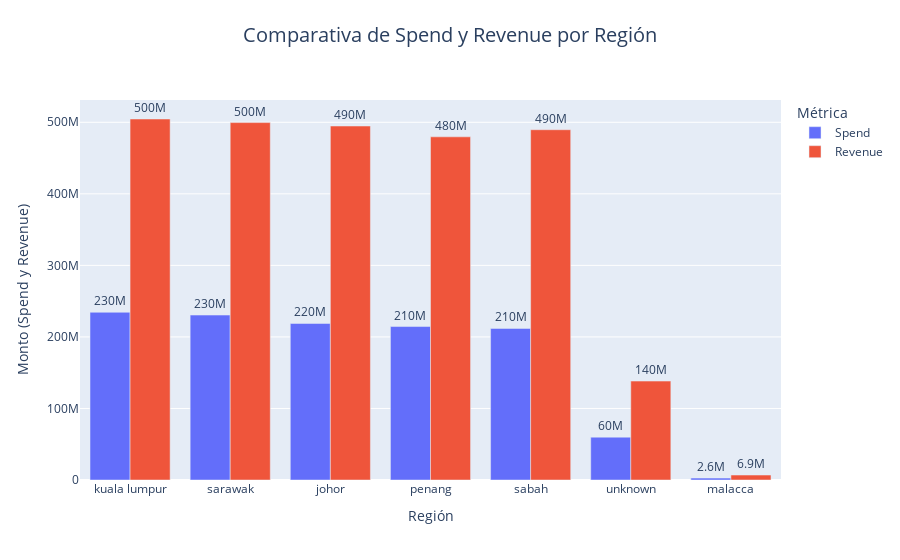

This figure's notebook cell:
### Code cell
# Agrupar los datos por 'Region' y sumar 'Spend' y 'Revenue'
df_grouped = df2.groupby('Region').agg({
    'Spend': 'sum',
    'Revenue': 'sum'
}).reset_index()

# Ordenar el DataFrame por 'Spend' de mayor a menor
df_grouped = df_grouped.sort_values(by='Spend', ascending=False)

# Crear el gráfico de barras comparativo
fig = px.bar(
    df_grouped,
    x='Region',
    y=['Spend', 'Revenue'],
    title='Comparativa de Spend y Revenue por Región',
    labels={
        'Region': 'Región',
        'value': 'Monto (Spend y Revenue)',
        'variable': 'Métrica'
    },
    barmode='group'
)

# Añadir etiquetas de valor encima de las barras
fig.update_traces(texttemplate='%{y:.2s}', textposition='outside')

# Mejorar la visualización
fig.update_layout(
    xaxis_title='Región',
    yaxis_title='Monto (Spend y Revenue)',
    legend_title='Métrica',
    title={
        'y': 0.95,
        'x': 0.5,
        'xanchor': 'center',
        'yanchor': 'top'
    },
    title_font_size=20,
    uniformtext_minsize=8,
    uniformtext_mode='hide'
)

# Rotar etiquetas del eje X para mejor legibilidad
fig.update_xaxes(tickangle=0)

# Mostrar el gráfico
fig.show()

### Figure 1 — Plotly figure (JSON) as saved in the notebook; plotly's stock layout.template omitted (floating-point values rounded to 4 significant figures)
{"data": [{"alignmentgroup": "True", "hovertemplate": "Métrica=Spend<br>Región=%{x}<br>Monto (Spend y Revenue)=%{y}<extra></extra>", "legendgroup": "Spend", "marker": {"color": "#636efa", "pattern": {"shape": ""}}, "name": "Spend", "offsetgroup": "Spend", "orientation": "v", "showlegend": true, "textposition": "outside", "texttemplate": "%{y:.2s}", "type": "bar", "x": ["kuala lumpur", "sarawak", "johor", "penang", "sabah", "unknown", "malacca"], "xaxis": "x", "y": [234400000.0, 230500000.0, 218800000.0, 214500000.0, 211900000.0, 59890000.0, 2636000.0], "yaxis": "y"}, {"alignmentgroup": "True", "hovertemplate": "Métrica=Revenue<br>Región=%{x}<br>Monto (Spend y Revenue)=%{y}<extra></extra>", "legendgroup": "Revenue", "marker": {"color": "#EF553B", "pattern": {"shape": ""}}, "name": "Revenue", "offsetgroup": "Revenue", "orientation": "v", "showlegend": true, "textposition": "outside", "texttemplate": "%{y:.2s}", "type": "bar", "x": ["kuala lumpur", "sarawak", "johor", "penang", "sabah", "unknown", "malacca"], "xaxis": "x", "y": [504600000.0, 499600000.0, 494800000.0, 479700000.0, 489600000.0, 138300000.0, 6918321], "yaxis": "y"}], "layout": {"barmode": "group", "legend": {"title": {"text": "Métrica"}, "tracegroupgap": 0}, "title": {"font": {"size": 20}, "text": "Comparativa de Spend y Revenue por Región", "x": 0.5, "xanchor": "center", "y": 0.95, "yanchor": "top"}, "uniformtext": {"minsize": 8, "mode": "hide"}, "xaxis": {"anchor": "y", "domain": [0, 1], "tickangle": 0, "title": {"text": "Región"}}, "yaxis": {"anchor": "x", "domain": [0, 1], "title": {"text": "Monto (Spend y Revenue)"}}}}
